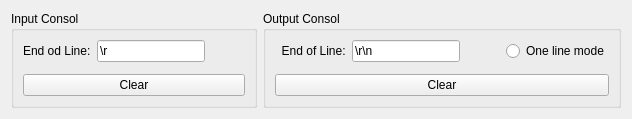
      <widget class="QWidget" name="tTerminal">
       <attribute name="title">
        <string>Terminal</string>
       </attribute>
       <layout class="QHBoxLayout" name="horizontalLayout_13">
        <item>
         <widget class="QGroupBox" name="groupBox">
          <property name="title">
           <string>Input Consol</string>
          </property>
          <layout class="QVBoxLayout" name="verticalLayout_8">
           <item>
            <layout class="QHBoxLayout" name="horizontalLayout_23">
             <property name="sizeConstraint">
              <enum>QLayout::SetMinimumSize</enum>
             </property>
             <item>
              <widget class="QLabel" name="lblEolIn">
               <property name="text">
                <string>End od Line:</string>
               </property>
              </widget>
             </item>
             <item>
              <widget class="QLineEdit" name="leEolIn">
               <property name="sizePolicy">
                <sizepolicy hsizetype="Preferred" vsizetype="Fixed">
                 <horstretch>0</horstretch>
                 <verstretch>0</verstretch>
                </sizepolicy>
               </property>
               <property name="text">
                <string>\r</string>
               </property>
              </widget>
             </item>
             <item>
              <spacer name="horizontalSpacer_39">
               <property name="orientation">
                <enum>Qt::Horizontal</enum>
               </property>
               <property name="sizeHint" stdset="0">
                <size>
                 <width>40</width>
                 <height>20</height>
                </size>
               </property>
              </spacer>
             </item>
            </layout>
           </item>
           <item>
            <widget class="ConsoleInput" name="consInput" native="true">
             <property name="sizePolicy">
              <sizepolicy hsizetype="Preferred" vsizetype="Expanding">
               <horstretch>0</horstretch>
               <verstretch>0</verstretch>
              </sizepolicy>
             </property>
            </widget>
           </item>
           <item>
            <widget class="QPushButton" name="btnClearInputConsol">
             <property name="text">
              <string>Clear</string>
             </property>
            </widget>
           </item>
          </layout>
         </widget>
        </item>
        <item>
         <widget class="QGroupBox" name="groupBox_2">
          <property name="title">
           <string>Output Consol</string>
          </property>
          <layout class="QVBoxLayout" name="verticalLayout_9">
           <item>
            <layout class="QHBoxLayout" name="horizontalLayout_24">
             <item>
              <widget class="QLabel" name="lblEndLine">
               <property name="sizePolicy">
                <sizepolicy hsizetype="Preferred" vsizetype="Preferred">
                 <horstretch>0</horstretch>
                 <verstretch>0</verstretch>
                </sizepolicy>
               </property>
               <property name="maximumSize">
                <size>
                 <width>80</width>
                 <height>16777215</height>
                </size>
               </property>
               <property name="font">
                <font>
                 <pointsize>9</pointsize>
                </font>
               </property>
               <property name="text">
                <string>  End of Line:</string>
               </property>
              </widget>
             </item>
             <item>
              <widget class="QLineEdit" name="leEndLine">
               <property name="sizePolicy">
                <sizepolicy hsizetype="Fixed" vsizetype="Fixed">
                 <horstretch>0</horstretch>
                 <verstretch>0</verstretch>
                </sizepolicy>
               </property>
               <property name="maximumSize">
                <size>
                 <width>150</width>
                 <height>16777215</height>
                </size>
               </property>
               <property name="text">
                <string>\r\n</string>
               </property>
              </widget>
             </item>
             <item>
              <spacer name="horizontalSpacer_38">
               <property name="orientation">
                <enum>Qt::Horizontal</enum>
               </property>
               <property name="sizeHint" stdset="0">
                <size>
                 <width>40</width>
                 <height>20</height>
                </size>
               </property>
              </spacer>
             </item>
             <item>
              <widget class="QRadioButton" name="rbtnOneLineMode">
               <property name="text">
                <string>One line mode</string>
               </property>
              </widget>
             </item>
            </layout>
           </item>
           <item>
            <widget class="ConsoleOutput" name="consOutput" native="true">
             <property name="sizePolicy">
              <sizepolicy hsizetype="Preferred" vsizetype="Expanding">
               <horstretch>0</horstretch>
               <verstretch>0</verstretch>
              </sizepolicy>
             </property>
            </widget>
           </item>
           <item>
            <widget class="QPushButton" name="btnClearOutputConsol">
             <property name="text">
              <string>Clear</string>
             </property>
            </widget>
           </item>
          </layout>
         </widget>
        </item>
       </layout>
      </widget>
